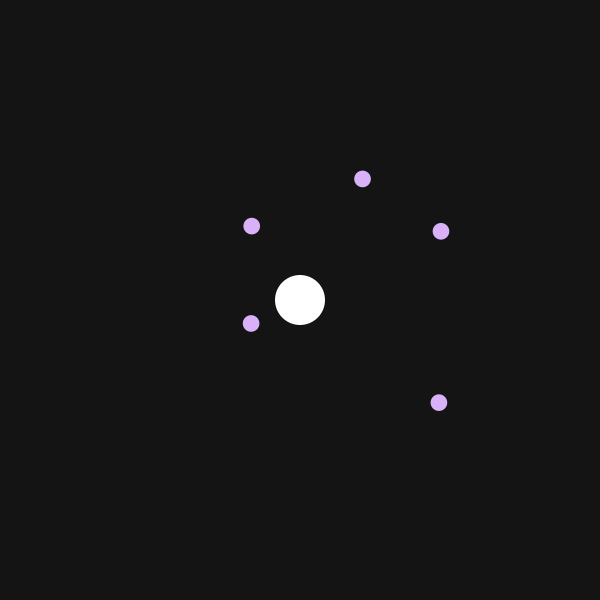
Frame 1 (no input)
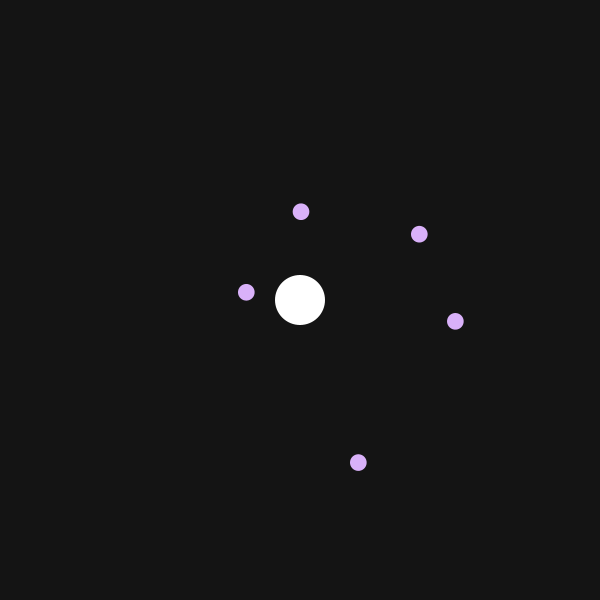
Frame 60 (the mouse pressed at the canvas centre just before this capture)
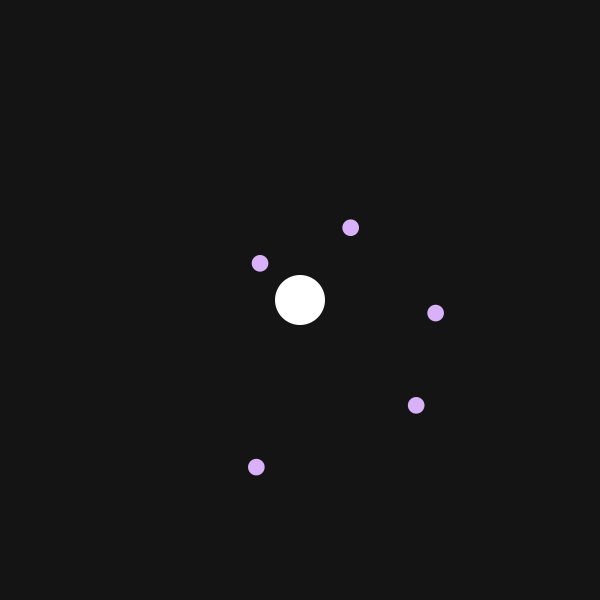
Frame 120 (the mouse held since frame 60 and released just before this capture)

The Processing sketch that drew these frames (run headless with seeded random() and noise(); from frame 60 on, the mouse is pressed at the canvas centre):

// Processing sketch: solar_system
// ── solar_system.pde
Planet sun;

void setup() {
  size(600,600);
  sun = new Planet();
  sun.spawnMoons(5);
}


void draw() {
  background(20);
  translate(width / 2, height / 2);
  sun.show(sun.originX, sun.originY);
  
}

// ── Planet.pde
/*
  a thing that orbits another thing
 uses polar geometry
 */

class Planet {
  float radius;
  float angle;
  float distance;
  float originX;
  float originY;
  Planet[] moons;
  int fillColor;



  Planet(float r, float d, int c, float x, float y) {
    // THE SUN
    distance = d;
    radius = r;
    angle = 0;
    fillColor = c;
    originX = x;
    originY = y;
    angle = random(0, PI);
  }
  
  Planet() {
    distance = 0;
    radius = 25;
    angle = 0;
    fillColor = 255;
    originX = 0;
    originY = 0;
  }

  void show(float x, float y) {
    noStroke();
    fill(fillColor);
    rotate(angle);
    ellipse(originX, originY, radius * 2, radius * 2);

    if (moons == null) return;    
    for (Planet m : moons) {
      m.show(m.originX, m.originY);      
    }
 
    rotate (2 * PI - angle);
    angle += 0.01;
    
  }
  
  void spawnMoons(int n) {
    Planet[] spawned = new Planet[n];
    int spawnedColor = color(random(150, 255), random(150, 255), random(150, 255));
    float prevDistance = radius;
    for (int i = 0; i < n; i++) {
      float newDistance = prevDistance + random(0.6 * radius, 3 * radius);
      spawned[i] = new Planet(
       radius/3,
       radius + 100 * (i + 1),
       spawnedColor,
       originX + newDistance,
       originY
      );
      prevDistance = newDistance;
    }
    moons = spawned;
  }
}
